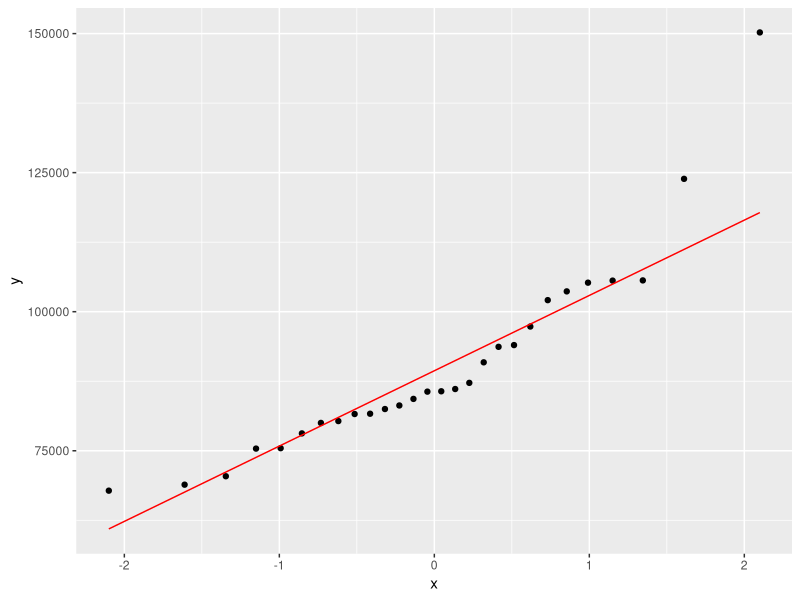
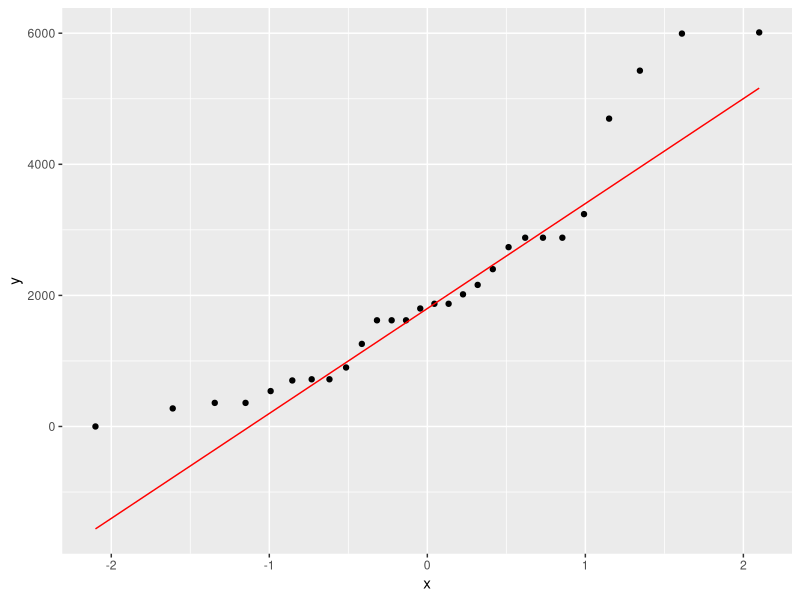
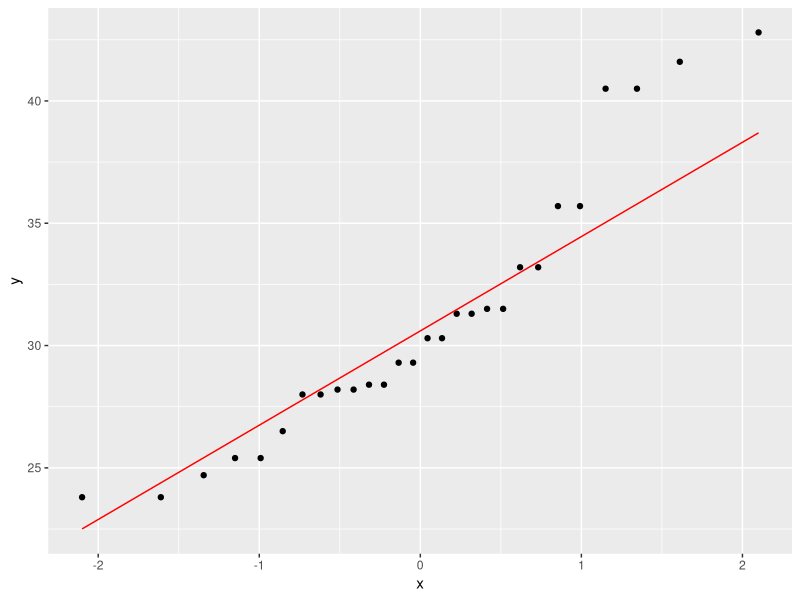
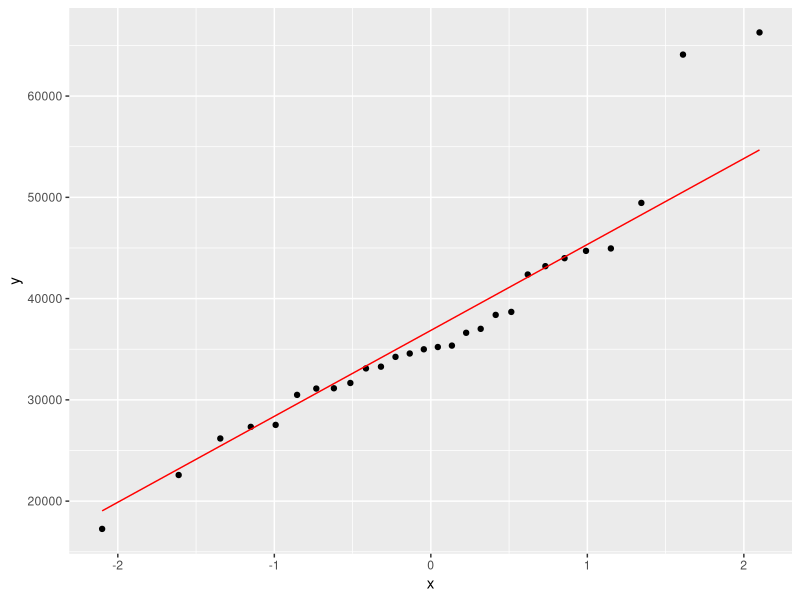
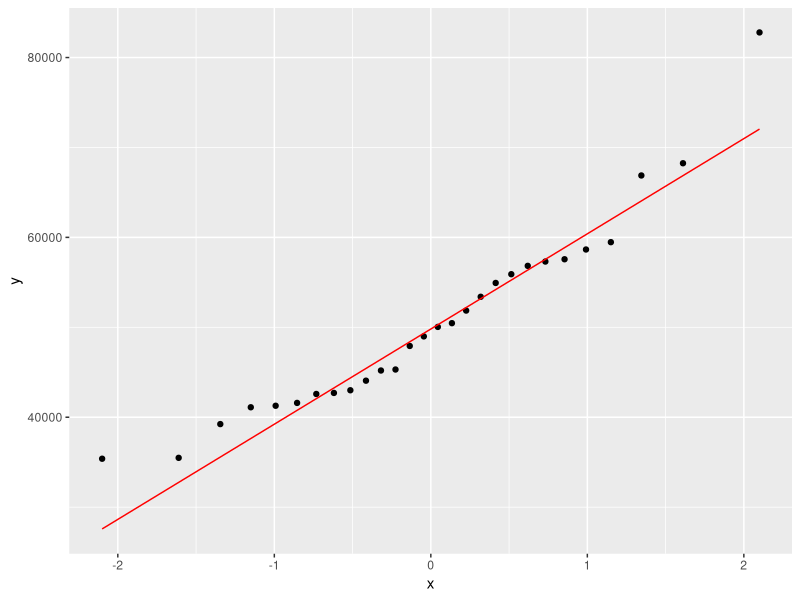
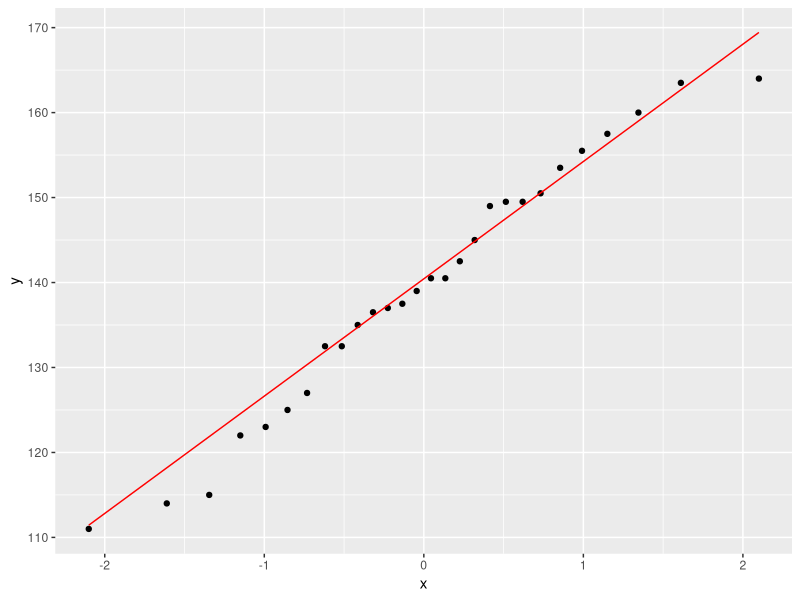
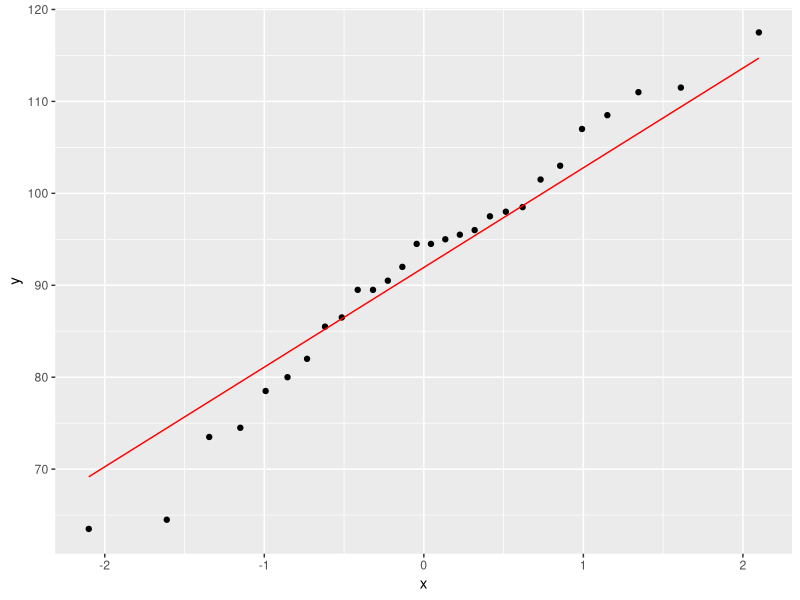
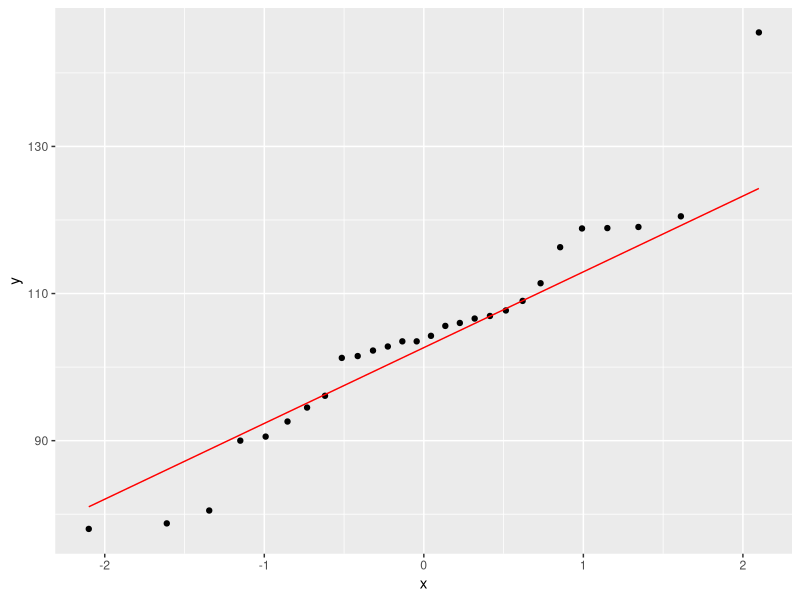

These figures' R source, in order: (Note: this script raises an error after producing the figures.)
## ---- chunk 1
library(tidyverse); library(knitr); library(ggplot2); library(kableExtra); library(readxl); library(dplyr); library(flextable); library(pbkrtest); library(broom); library(rstatix)
Resultatskjema <- read_excel("Data/Resultatskjema.xlsx", na = "NA")

# ingen within-group forskjeller fra pre til post test
data.within <- Resultatskjema %>%
  # velger relevante variabler
  select(id, group, time, sex, total_mass, bmi, fat_mass, lean_mass, sys, dia, wc, handgrip, vo2max_ml_min_kg_6x5, vat_mass, vat_volume, `s-glukose`, `s-triglyserider`, `s-hdl`, `s-ldl`, pwv, phys_act) %>%
  print()

data.within.fls <- data.within %>%
  filter(group == "fls") %>%
  mutate(time = factor(time, levels = c("pre", "post"))) %>%
  print()

# sjekker within-forskjeller i fls-gruppen
ggplot(data.within.fls, aes(sample = total_mass)) + stat_qq() + stat_qq_line(col = "red")
lm.within.mass <- lm(total_mass ~ time, data = data.within.fls)
summary(lm.within.mass)

lm.within.mass.co <- lm(total_mass ~ time + sex, data = data.within.fls)
summary(lm.within.mass.co)

ggplot(data.within.fls, aes(sample = phys_act)) + stat_qq() + stat_qq_line(col = "red")
lm.within.act.co <- lm(phys_act ~ time + sex, data = data.within.fls)
summary(lm.within.act.co)

ggplot(data.within.fls, aes(sample = bmi)) + stat_qq() + stat_qq_line(col = "red")
lm.within.bmi <- lm(bmi ~ time, data = data.within.fls)
summary(lm.within.bmi)

lm.within.bmi.co <- lm(bmi ~ time + sex, data = data.within.fls)
summary(lm.within.bmi.co)

ggplot(data.within.fls, aes(sample = fat_mass)) + stat_qq() + stat_qq_line(col = "red")
lm.within.fat <- lm(fat_mass ~ time, data = data.within.fls)
summary(lm.within.fat)

lm.within.fat.co <- lm(fat_mass ~ time + sex, data = data.within.fls)
summary(lm.within.fat.co)

ggplot(data.within.fls, aes(sample = lean_mass)) + stat_qq() + stat_qq_line(col = "red")
lm.within.lean <- lm(lean_mass ~ time, data = data.within.fls)
summary(lm.within.lean)

lm.within.lean.co <- lm(lean_mass ~ time + sex, data = data.within.fls)
summary(lm.within.lean.co)

ggplot(data.within.fls, aes(sample = sys)) + stat_qq() + stat_qq_line(col = "red")
lm.within.sys <- lm(sys ~ time, data = data.within.fls)
summary(lm.within.sys)

lm.within.sys.co <- lm(sys ~ time + sex, data = data.within.fls)
summary(lm.within.sys.co)

ggplot(data.within.fls, aes(sample = dia)) + stat_qq() + stat_qq_line(col = "red")
lm.within.dia <- lm(dia ~ time, data = data.within.fls)
summary(lm.within.dia)

lm.within.dia.co <- lm(dia ~ time + sex, data = data.within.fls)
summary(lm.within.dia.co)

ggplot(data.within.fls, aes(sample = wc)) + stat_qq() + stat_qq_line(col = "red")
lm.within.wc <- lm(wc ~ time, data = data.within.fls)
summary(lm.within.wc)

lm.within.wc.co <- lm(wc ~ time + sex, data = data.within.fls)
summary(lm.within.wc.co)

ggplot(data.within.fls, aes(sample = handgrip)) + stat_qq() + stat_qq_line(col = "red")
lm.within.handgrip <- lm(handgrip ~ time, data = data.within.fls)
summary(lm.within.handgrip)

lm.within.handgrip.co <- lm(handgrip ~ time + sex, data = data.within.fls)
summary(lm.within.handgrip.co)

ggplot(data.within.fls, aes(sample = vat_mass)) + stat_qq() + stat_qq_line(col = "red")
lm.within.vat <- lm(vat_mass ~ time, data = data.within.fls)
summary(lm.within.vat)

lm.within.vat.co <- lm(vat_mass ~ time + sex, data = data.within.fls)
summary(lm.within.vat.co)

ggplot(data.within.fls, aes(sample = vat_volume)) + stat_qq() + stat_qq_line(col = "red")
lm.within.vatvol <- lm(vat_volume ~ time, data = data.within.fls)
summary(lm.within.vatvol)

ggplot(data.within.fls, aes(sample = `s-glukose`)) + stat_qq() + stat_qq_line(col = "red")
lm.within.gluk <- lm(`s-glukose` ~ time, data = data.within.fls)
summary(lm.within.gluk)

lm.within.gluk.co <- lm(`s-glukose` ~ time + sex, data = data.within.fls)
summary(lm.within.gluk.co)

ggplot(data.within.fls, aes(sample = `s-triglyserider`)) + stat_qq() + stat_qq_line(col = "red")
lm.within.trigl <- lm(`s-triglyserider` ~ time, data = data.within.fls)
summary(lm.within.trigl)

lm.within.trigl.co <- lm(`s-triglyserider` ~ time + sex, data = data.within.fls)
summary(lm.within.trigl.co)

ggplot(data.within.fls, aes(sample = `s-ldl`)) + stat_qq() + stat_qq_line(col = "red")
lm.within.ldl <- lm(`s-ldl` ~ time, data = data.within.fls)
summary(lm.within.ldl)

lm.within.ldl.co <- lm(`s-ldl` ~ time + sex, data = data.within.fls)
summary(lm.within.ldl.co)

ggplot(data.within.fls, aes(sample = `s-hdl`)) + stat_qq() + stat_qq_line(col = "red")
lm.within.hdl <- lm(`s-hdl` ~ time, data = data.within.fls)
summary(lm.within.hdl)

lm.within.hdl.co <- lm(`s-hdl` ~ time + sex, data = data.within.fls)
summary(lm.within.hdl.co)

ggplot(data.within.fls, aes(sample = pwv)) + stat_qq() + stat_qq_line(col = "red")
lm.within.pwv <- lm(pwv ~ time, data = data.within.fls)
summary(lm.within.pwv)

lm.within.pwv.co <- lm(pwv ~ time + sex, data = data.within.fls)
summary(lm.within.pwv.co)

ggplot(data.within.fls, aes(sample = vo2max_ml_min_kg)) + stat_qq() + stat_qq_line(col = "red")
lm.within.vo2 <- lm(vo2max_ml_min_kg ~ time, data = data.within.fls)
summary(lm.within.vo2)

lm.within.vo2.co <- lm(vo2max_ml_min_kg ~ time + sex, data = data.within.fls)
summary(lm.within.vo2.co)

data.within.kon <- data.within %>%
  filter(group == "kon") %>%
  print()

# sjekker within-forskjeller i kontroll-gruppen
ggplot(data.within.kon, aes(sample = total_mass)) + stat_qq() + stat_qq_line(col = "red")
kon.lm.within.mass <- lm(total_mass ~ time, data = data.within.kon)
summary(kon.lm.within.mass)

kon.lm.within.mass.co <- lm(total_mass ~ time + sex, data = data.within.kon)
summary(kon.lm.within.mass.co)

ggplot(data.within.kon, aes(sample = phys_act)) + stat_qq() + stat_qq_line(col = "red")
kon.lm.within.act <- lm(phys_act ~ time, data = data.within.kon)
summary(kon.lm.within.act)

ggplot(data.within.kon, aes(sample = bmi)) + stat_qq() + stat_qq_line(col = "red")
kon.lm.within.bmi <- lm(bmi ~ time, data = data.within.kon)
summary(kon.lm.within.bmi)

kon.lm.within.bmi.co <- lm(bmi ~ time + sex, data = data.within.kon)
summary(kon.lm.within.bmi.co)

ggplot(data.within.kon, aes(sample = fat_mass)) + stat_qq() + stat_qq_line(col = "red")
kon.lm.within.fat <- lm(fat_mass ~ time, data = data.within.kon)
summary(kon.lm.within.fat)

kon.lm.within.fat.co <- lm(fat_mass ~ time + sex, data = data.within.kon)
summary(kon.lm.within.fat.co)

ggplot(data.within.kon, aes(sample = lean_mass)) + stat_qq() + stat_qq_line(col = "red")
kon.lm.within.lean <- lm(lean_mass ~ time, data = data.within.kon)
summary(kon.lm.within.lean)

kon.lm.within.lean.co <- lm(lean_mass ~ time + sex, data = data.within.kon)
summary(kon.lm.within.lean.co)

ggplot(data.within.kon, aes(sample = sys)) + stat_qq() + stat_qq_line(col = "red")
kon.lm.within.sys <- lm(sys ~ time, data = data.within.kon)
summary(kon.lm.within.sys)

kon.lm.within.sys.co <- lm(sys ~ time + sex, data = data.within.kon)
summary(kon.lm.within.sys.co)

ggplot(data.within.kon, aes(sample = dia)) + stat_qq() + stat_qq_line(col = "red")
kon.lm.within.dia <- lm(dia ~ time, data = data.within.kon)
summary(kon.lm.within.dia)

kon.lm.within.dia.co <- lm(dia ~ time + sex, data = data.within.kon)
summary(kon.lm.within.dia.co)

ggplot(data.within.kon, aes(sample = wc)) + stat_qq() + stat_qq_line(col = "red")
kon.lm.within.wc <- lm(wc ~ time, data = data.within.kon)
summary(kon.lm.within.wc)

kon.lm.within.wc.co <- lm(wc ~ time + sex, data = data.within.kon)
summary(kon.lm.within.wc.co)

ggplot(data.within.kon, aes(sample = handgrip)) + stat_qq() + stat_qq_line(col = "red")
kon.lm.within.handgrip <- lm(handgrip ~ time, data = data.within.kon)
summary(kon.lm.within.handgrip)

kon.lm.within.handgrip.co <- lm(handgrip ~ time + sex, data = data.within.kon)
summary(kon.lm.within.handgrip.co)

ggplot(data.within.kon, aes(sample = vat_mass)) + stat_qq() + stat_qq_line(col = "red")
kon.lm.within.vat <- lm(vat_mass ~ time, data = data.within.kon)
summary(kon.lm.within.vat)

kon.lm.within.vat.co <- lm(vat_mass ~ time + sex, data = data.within.kon)
summary(kon.lm.within.vat.co)

ggplot(data.within.kon, aes(sample = vat_volume)) + stat_qq() + stat_qq_line(col = "red")
kon.lm.within.vatvol <- lm(vat_volume ~ time, data = data.within.kon)
summary(kon.lm.within.vatvol)

ggplot(data.within.kon, aes(sample = `s-glukose`)) + stat_qq() + stat_qq_line(col = "red")
kon.lm.within.gluk <- lm(`s-glukose` ~ time, data = data.within.kon)
summary(kon.lm.within.gluk)

kon.lm.within.gluk.co <- lm(`s-glukose` ~ time + sex, data = data.within.kon)
summary(kon.lm.within.gluk.co)

ggplot(data.within.kon, aes(sample = `s-triglyserider`)) + stat_qq() + stat_qq_line(col = "red")
kon.lm.within.trigl <- lm(`s-triglyserider` ~ time, data = data.within.kon)
summary(kon.lm.within.trigl)

kon.lm.within.trigl.co <- lm(`s-triglyserider` ~ time + sex, data = data.within.kon)
summary(kon.lm.within.trigl.co)

ggplot(data.within.kon, aes(sample = `s-ldl`)) + stat_qq() + stat_qq_line(col = "red")
kon.lm.within.ldl <- lm(`s-ldl` ~ time, data = data.within.kon)
summary(kon.lm.within.ldl)

kon.lm.within.ldl.co <- lm(`s-ldl` ~ time + sex, data = data.within.kon)
summary(kon.lm.within.ldl.co)

ggplot(data.within.kon, aes(sample = `s-hdl`)) + stat_qq() + stat_qq_line(col = "red")
kon.lm.within.hdl <- lm(`s-hdl` ~ time, data = data.within.kon)
summary(kon.lm.within.hdl)

kon.lm.within.hdl.co <- lm(`s-hdl` ~ time + sex, data = data.within.kon)
summary(kon.lm.within.hdl.co)

ggplot(data.within.kon, aes(sample = pwv)) + stat_qq() + stat_qq_line(col = "red")
kon.lm.within.pwv <- lm(pwv ~ time, data = data.within.kon)
summary(kon.lm.within.pwv)

kon.lm.within.pwv.co <- lm(pwv ~ time + sex, data = data.within.kon)
summary(kon.lm.within.pwv.co)

ggplot(data.within.kon, aes(sample = vo2max_ml_min_kg)) + stat_qq() + stat_qq_line(col = "red")
kon.lm.within.vo2 <- lm(vo2max_ml_min_kg ~ time, data = data.within.kon)
summary(kon.lm.within.vo2)

kon.lm.within.vo2.co <- lm(vo2max_ml_min_kg ~ time + sex, data = data.within.kon)
summary(kon.lm.within.vo2.co)
